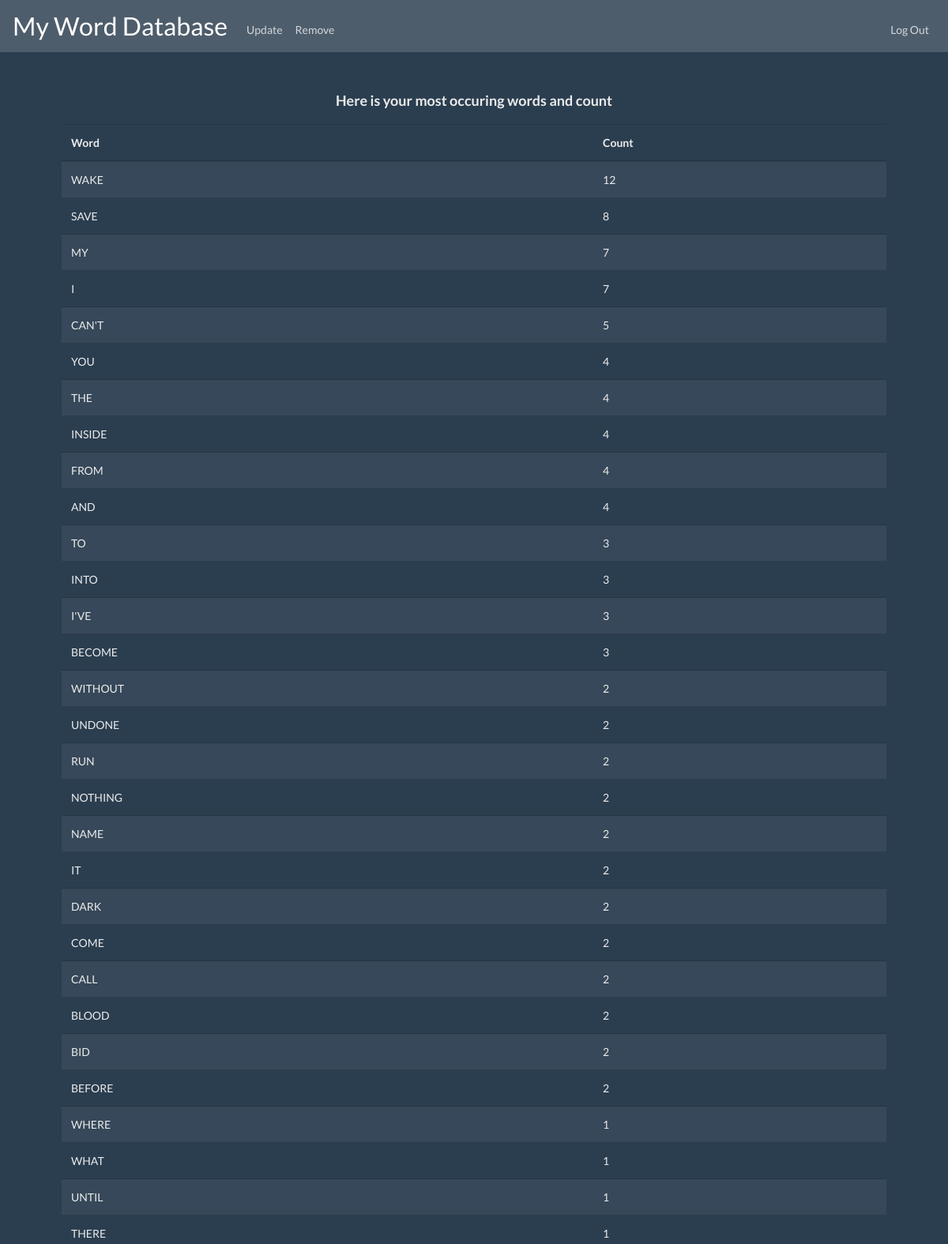
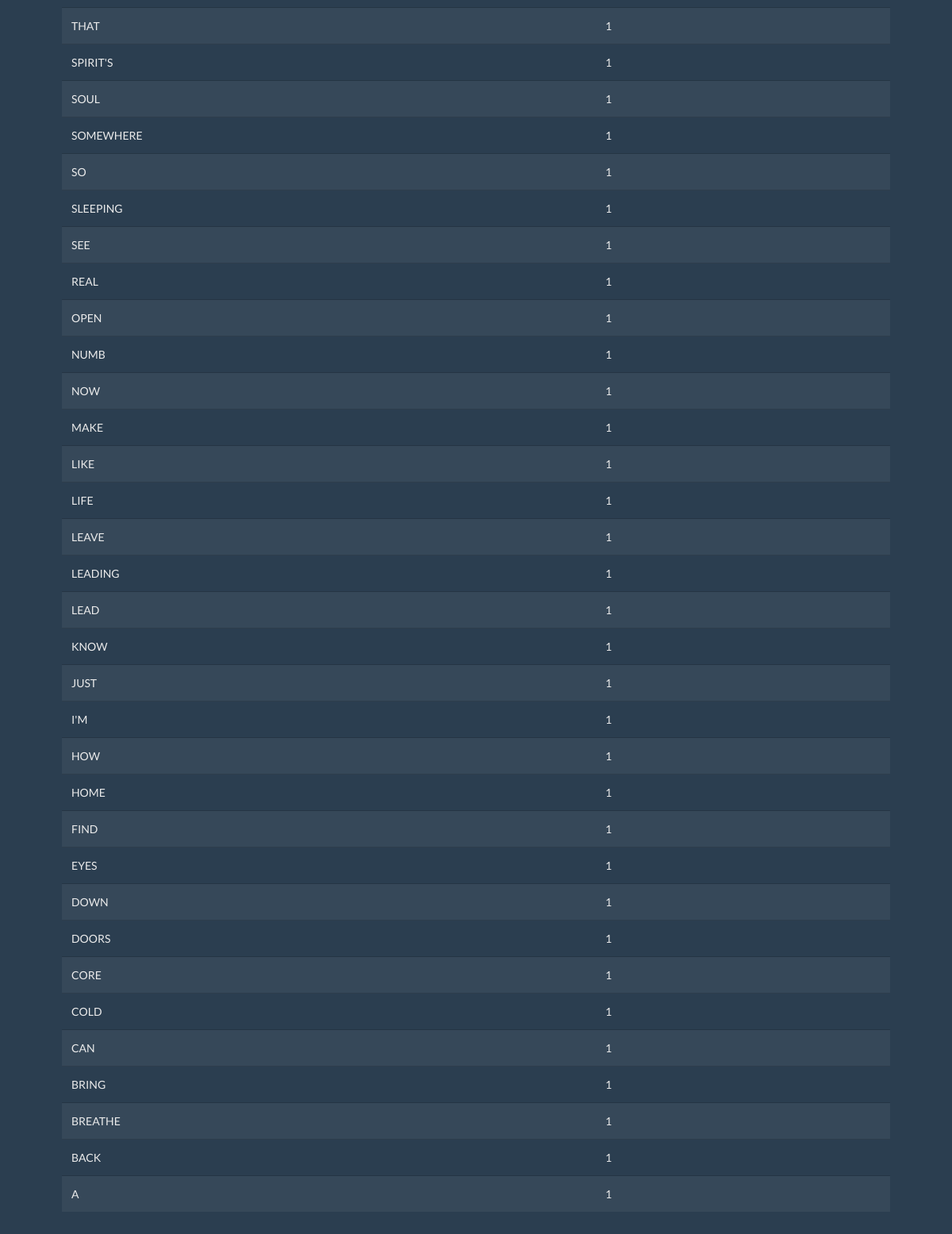
The app's page / (signed in) with its own data (2 pictures, top to bottom).
### tables this page shows
CREATE TABLE 'database' ('user_id' INTEGER NOT NULL,'kanji' varchar(3000) NOT NULL, 'count'  INTEGER NOT NULL  );

### application.py (the view)
@app.route("/")
@login_required
def index():
    rows = db.execute("SELECT kanji, SUM(count) as total FROM database WHERE user_id = :user_id GROUP BY kanji ORDER BY total DESC",user_id=session["user_id"])
    index = []
    for row in rows:
        index.append({"kanji" :row["kanji"], "total" : row["total"]})
    return render_template("table.html", index = index)

### application.py (called while the page is built)
@app.after_request
def after_request(response):
    response.headers["Cache-Control"] = "no-cache, no-store, must-revalidate"
    response.headers["Expires"] = 0
    response.headers["Pragma"] = "no-cache"
    return response

### helpers.py (called while the page is built)
def login_required(f):
    @wraps(f)
    def decorated_function(*args, **kwargs):
        if session.get("user_id") is None:
            return redirect("/login")
        return f(*args, **kwargs)
    return decorated_function

### templates/table.html (shortened to what this page needs)
{% extends "layout.html" %}
{% block main %}
    <p style = "font-size: large; font-weight: bold">Here is your most occuring words and count</p>
    <table class="table table-striped">
        <thead>
            <tr>
                <th>Word</th>
                <th>Count</th>
            </tr>
        </thead>
        <tbody>
                {% for row in index%}
                <tr>
                    <td>{{row["kanji"]}}</td>
                    <td>{{row["total"]}}</td>
                </tr>
                {% endfor %}
        </tbody>
    </table>
{% endblock %}

### templates/layout.html (shortened to what this page needs)
<!DOCTYPE html>
<html lang="en">
    <head>
        <link href="https://maxcdn.bootstrapcdn.com/bootstrap/4.1.3/css/bootstrap.min.css" rel="stylesheet">
        <link href="/static/bootstrap.min.css" rel="stylesheet">
        <link href="/static/styles.css" rel="stylesheet">
    </head>
    <body>
        <nav class="navbar navbar-expand-md navbar-dark bg-dark">
            <a class="navbar-brand" href="/">My Word Database</a>
            <div class="collapse navbar-collapse" id="navbar">
                {% if session.user_id %}
                    <ul class="navbar-nav mr-auto mt-2">
                        <li class="nav-item"><a class="nav-link" href="/update">Update</a></li>
                        <li class="nav-item"><a class="nav-link" href="/remove">Remove</a></li>
                    </ul>
                    <ul class="navbar-nav ml-auto mt-2">
                        <li class="nav-item"><a class="nav-link" href="/logout">Log Out</a></li>
                    </ul>
                {% else %}
                    <ul class="navbar-nav ml-auto mt-2">
                        <li class="nav-item"><a class="nav-link" href="/register">Register</a></li>
                        <li class="nav-item"><a class="nav-link" href="/login">Log In</a></li>
                    </ul>
                {% endif %}
            </div>
        </nav>
        <main class="container p-5">
            {% block main %}{% endblock %}
        </main>
    </body>
</html>

### static/styles.css (style rules this page uses)
nav .navbar-brand { font-size: xx-large; }
main { overflow-x: auto; text-align: center; }
main table { text-align: left; }

### records on screen
database: kanji "WHERE", total "1"
database: kanji "WHAT", total "1"
database: kanji "UNTIL", total "1"
database: kanji "THERE", total "1"
database: kanji "THAT", total "1"
database: kanji "SPIRIT'S", total "1"
database: kanji "SOUL", total "1"
database: kanji "SOMEWHERE", total "1"
database: kanji "SLEEPING", total "1"
database: kanji "SEE", total "1"
database: kanji "REAL", total "1"
database: kanji "OPEN", total "1"
database: kanji "NUMB", total "1"
database: kanji "NOW", total "1"
database: kanji "MAKE", total "1"
database: kanji "LIKE", total "1"
database: kanji "LIFE", total "1"
database: kanji "LEAVE", total "1"
database: kanji "LEADING", total "1"
database: kanji "LEAD", total "1"
database: kanji "KNOW", total "1"
database: kanji "JUST", total "1"
database: kanji "HOW", total "1"
database: kanji "HOME", total "1"
database: kanji "FIND", total "1"
database: kanji "EYES", total "1"
database: kanji "DOWN", total "1"
database: kanji "DOORS", total "1"
database: kanji "CORE", total "1"
database: kanji "COLD", total "1"
database: kanji "CAN", total "1"
database: kanji "BRING", total "1"
database: kanji "BREATHE", total "1"
database: kanji "BACK", total "1"

### other values on screen
{{ row["kanji"] }} "WAKE" "SAVE" "MY" "I" "CAN'T" "YOU" "THE" "INSIDE" "FROM" "AND" "TO" "INTO" "I'VE" "BECOME" "WITHOUT" "UNDONE" "RUN" "NOTHING" "NAME" "IT" "DARK" "COME" "CALL" "BLOOD" "BID" "BEFORE" "SO" "I'M" "A"
{{ row["total"] }} "12" "8" "7" "7" "5" "4" "4" "4" "4" "4" "3" "3" "3" "3" "2" "2" "2" "2" "2" "2" "2" "2" "2" "2" "2" "2" "1" "1" "1"
